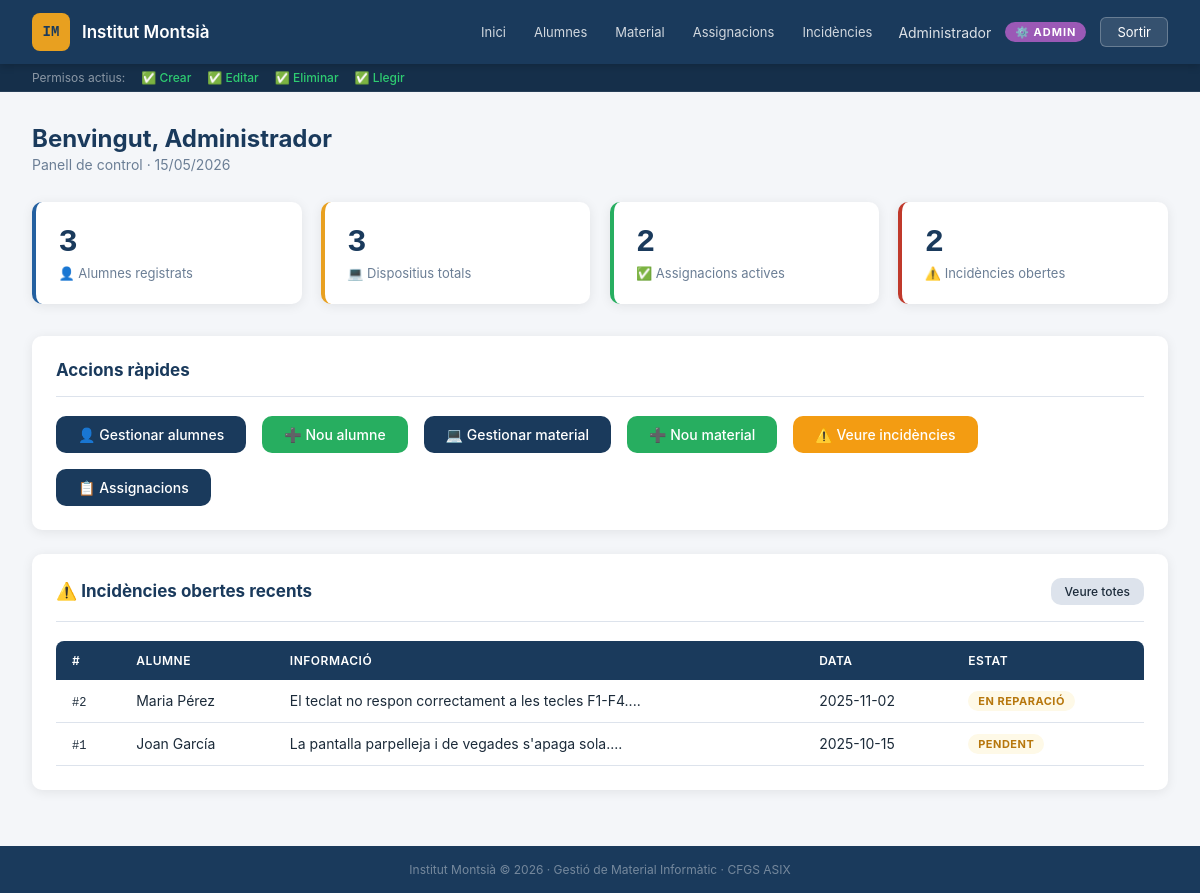
The page /institut/professor/dashboard.php (signed in) on the database its author committed.
### tables this page shows
CREATE TABLE IF NOT EXISTS `Incidencies` (
  `id` int PRIMARY KEY AUTO_INCREMENT,
  `informacio` varchar(5000),
  `dataOberta` date,
  `dataTancada` date,
  `idAlumne` int,
  `idDispositiu` int,
  `idEstat` int
);

CREATE TABLE IF NOT EXISTS `Estats` (
  `id` int PRIMARY KEY AUTO_INCREMENT,
  `estat` varchar(50)
);

### institut/professor/dashboard.php (the view, shortened to what this page needs)
<?php
$conn = getConnexio();
$totalAlumnes   = $conn->query("SELECT COUNT(*) FROM Alumnes")->fetch_row()[0];
$totalMaterial  = $conn->query("SELECT COUNT(*) FROM Material")->fetch_row()[0];
$totalAssignats = $conn->query("SELECT COUNT(*) FROM Assignacions WHERE dataFinal IS NULL")->fetch_row()[0];
$totalIncidencies = $conn->query("SELECT COUNT(*) FROM Incidencies WHERE dataTancada IS NULL")->fetch_row()[0];
$incRecents = $conn->query("
    SELECT i.id, i.informacio, i.dataOberta,
           CONCAT(a.nom, ' ', a.cognom1) AS alumne,
           e.estat
    FROM Incidencies i
    LEFT JOIN Alumnes a ON i.idAlumne = a.id
    LEFT JOIN Estats  e ON i.idEstat  = e.id
    WHERE i.dataTancada IS NULL
    ORDER BY i.dataOberta DESC
    LIMIT 5
");
require_once '../includes/header.php';
?>
<div class="page-header">
    <div>
        <h2>Benvingut, <?= htmlspecialchars($_SESSION['nom']) ?></h2>
        <p>Panell de control · <?= date('d/m/Y') ?></p>
    </div>
</div>
<div class="stats-grid">
    <div class="stat-card">
        <span class="stat-number"><?= $totalAlumnes ?></span>
        <span class="stat-label">👤 Alumnes registrats</span>
    </div>
    <div class="stat-card accent">
        <span class="stat-number"><?= $totalMaterial ?></span>
        <span class="stat-label">💻 Dispositius totals</span>
    </div>
    <div class="stat-card success">
        <span class="stat-number"><?= $totalAssignats ?></span>
        <span class="stat-label">✅ Assignacions actives</span>
    </div>
    <div class="stat-card danger">
        <span class="stat-number"><?= $totalIncidencies ?></span>
        <span class="stat-label">⚠️ Incidències obertes</span>
    </div>
</div>
<div class="card">
    <div class="card-header">
        <span class="card-title">Accions ràpides</span>
    </div>
    <div style="display:flex; gap:1rem; flex-wrap:wrap;">
        <a href="alumnes.php" class="btn btn-primary">👤 Gestionar alumnes</a>
        <a href="alumnes.php?accio=nou" class="btn btn-success">➕ Nou alumne</a>
        <a href="material.php" class="btn btn-primary">💻 Gestionar material</a>
        <a href="material.php?accio=nou" class="btn btn-success">➕ Nou material</a>
        <a href="incidencies.php" class="btn btn-warning">⚠️ Veure incidències</a>
        <a href="assignacions.php" class="btn btn-primary">📋 Assignacions</a>
    </div>
</div>
<div class="card">
    <div class="card-header">
        <span class="card-title">⚠️ Incidències obertes recents</span>
        <a href="incidencies.php" class="btn btn-sm btn-secondary">Veure totes</a>
    </div>
    <?php if ($incRecents->num_rows === 0): ?>
        <p style="color:var(--text-muted); font-size:14px;">Cap incidència oberta. ✅</p>
    <?php else: ?>
    <div class="table-wrapper">
        <table>
            <thead>
                <tr>
                    <th>#</th>
                    <th>Alumne</th>
                    <th>Informació</th>
                    <th>Data</th>
                    <th>Estat</th>
                </tr>
            </thead>
            <tbody>
            <?php while ($inc = $incRecents->fetch_assoc()): ?>
                <tr>
                    <td><span style="font-family:'DM Mono',monospace;font-size:12px;">#<?= $inc['id'] ?></span></td>
                    <td><?= htmlspecialchars($inc['alumne'] ?? '—') ?></td>
                    <td><?= htmlspecialchars(substr($inc['informacio'], 0, 60)) ?>...</td>
                    <td><?= $inc['dataOberta'] ?></td>
                    <td><span class="badge badge-warning"><?= htmlspecialchars($inc['estat'] ?? 'Sense estat') ?></span></td>
                </tr>
            <?php endwhile; ?>
            </tbody>
        </table>
    </div>
    <?php endif; ?>
</div>
<?php require_once '../includes/footer.php'; ?>

### institut/assets/style.css (style rules this page uses)
:root { --primary: #1a3a5c; --primary-light: #2460a0; --accent: #e8a020; --danger: #c0392b; --success: #27ae60; --warning: #f39c12; --bg: #f4f6f9; --surface: #ffffff; --border: #dde3ec; --text: #1c2b3a; --text-muted: #6b7e95; --radius: 10px; --shadow: 0 2px 12px rgba(0,0,0,0.08); --shadow-lg: 0 8px 32px rgba(0,0,0,0.13); --font: -apple-system, BlinkMacSystemFont, 'Segoe UI', Roboto, Arial, sans-serif; --font-mono: 'Courier New', Courier, monospace; }
* { box-sizing: border-box; margin: 0; padding: 0; font-family: var(--font); }
body { background: var(--bg); color: var(--text); min-height: 100vh; display: flex; flex-direction: column; }
.btn { display: inline-flex; align-items: center; gap: 6px; padding: 10px 22px; border-radius: var(--radius); font-size: 14px; font-weight: 500; border: none; cursor: pointer; text-decoration: none; transition: all 0.2s; }
.btn-primary { background: var(--primary); color: white; }
.btn-success { background: var(--success); color: white; }
.btn-warning { background: var(--warning); color: white; }
.btn-secondary { background: var(--border); color: var(--text); }
.btn-sm { padding: 6px 14px; font-size: 12px; }
.card { background: var(--surface); border-radius: var(--radius); box-shadow: var(--shadow); padding: 1.5rem; margin-bottom: 1.5rem; }
.card-header { display: flex; justify-content: space-between; align-items: center; margin-bottom: 1.2rem; padding-bottom: 1rem; border-bottom: 1px solid var(--border); }
.card-title { font-size: 17px; font-weight: 700; color: var(--primary); }
.table-wrapper { overflow-x: auto; }
table { width: 100%; border-collapse: collapse; font-size: 14px; }
thead th { background: var(--primary); color: white; padding: 12px 16px; text-align: left; font-size: 12px; font-weight: 600; text-transform: uppercase; letter-spacing: 0.5px; }
thead th:first-child { border-radius: 8px 0 0 0; }
thead th:last-child { border-radius: 0 8px 0 0; }
tbody tr { border-bottom: 1px solid var(--border); transition: background 0.15s; }
tbody td { padding: 11px 16px; }
.stats-grid { display: grid; grid-template-columns: repeat(auto-fit, minmax(200px, 1fr)); gap: 1.2rem; margin-bottom: 2rem; }
.stat-card { background: var(--surface); border-radius: var(--radius); padding: 1.4rem; box-shadow: var(--shadow); border-left: 4px solid var(--primary-light); }
.stat-card.accent { border-left-color: var(--accent); }
.stat-card.danger { border-left-color: var(--danger); }
.stat-card.success { border-left-color: var(--success); }
.stat-number { font-size: 32px; font-weight: 700; color: var(--primary); font-family: var(--font-mono); display: block; }
.stat-label { font-size: 13px; color: var(--text-muted); display: block; margin-top: 4px; }
.page-header { margin-bottom: 1.8rem; display: flex; justify-content: space-between; align-items: flex-end; flex-wrap: wrap; gap: 1rem; }
.page-header h2 { font-size: 24px; font-weight: 700; color: var(--primary); }
.page-header p { font-size: 14px; color: var(--text-muted); margin-top: 3px; }
.badge { display: inline-block; padding: 3px 10px; border-radius: 20px; font-size: 11px; font-weight: 700; text-transform: uppercase; letter-spacing: 0.5px; }
.badge-warning { background: #fef9e7; color: #b7770d; }
[style*="monospace"], .font-mono { font-family: var(--font-mono) !important; }

### institut/includes/header.php (style rules this page uses)
body { font-family: -apple-system, BlinkMacSystemFont, 'Segoe UI', Roboto, sans-serif; }
code, .stat-number { font-family: 'Courier New', Courier, monospace; }

### rows shown on the page
incidencies: id "2", alumne "Maria Pérez", informacio "El teclat no respon correctament a les tecles F1-F4.", dataOberta "2025-11-02", idEstat.estat "EN REPARACIÓ"
incidencies: id "1", alumne "Joan García", informacio "La pantalla parpelleja i de vegades s'apaga sola.", dataOberta "2025-10-15", idEstat.estat "PENDENT"

### other values the page prints
$_SESSION['nom'] "Administrador"
getNomRol() "⚙️ ADMIN"
$totalAlumnes "3"
$totalMaterial "3"
$totalAssignats "2"
$totalIncidencies "2"
